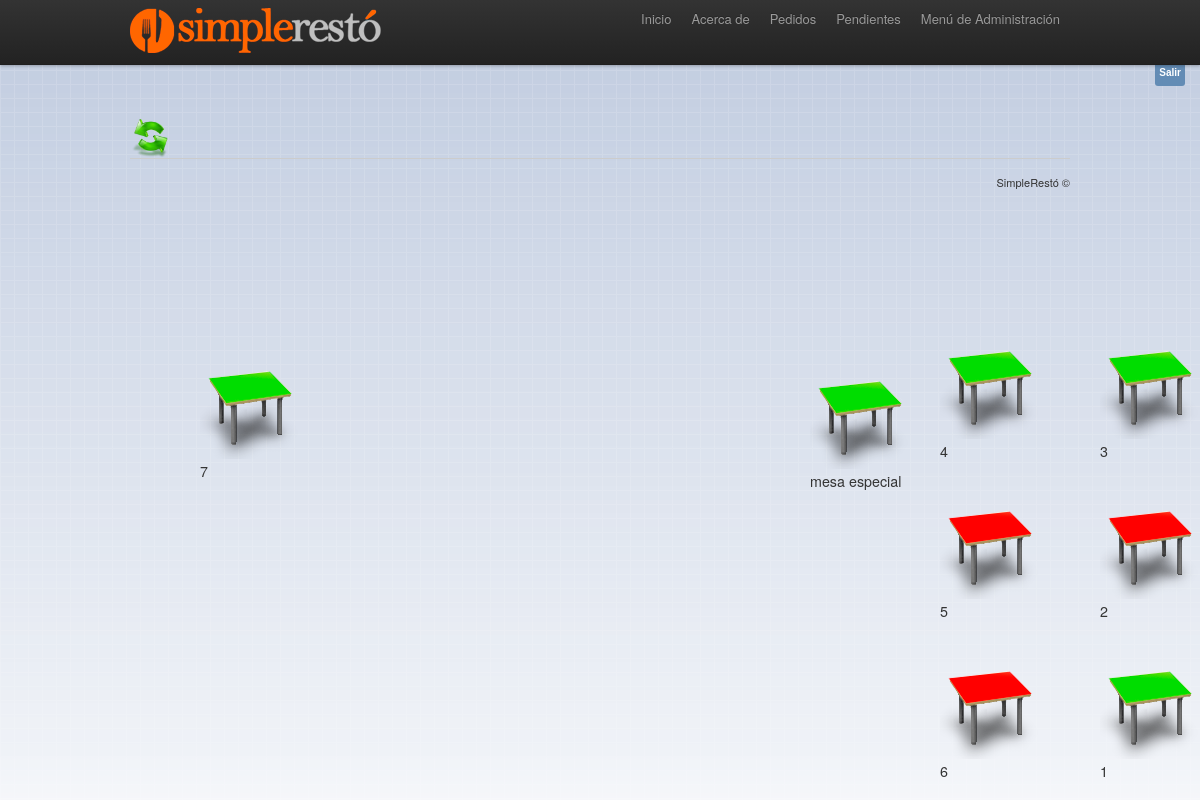
Screenshot of /index.php?controller=mesasImg (signed in) with the database file from the repository.
### tables this page shows
CREATE TABLE IF NOT EXISTS `mesas` (
  `id` tinyint(4) NOT NULL AUTO_INCREMENT,
  `nombre` varchar(255) DEFAULT NULL,
  `ubicacionH` decimal(10,0) DEFAULT NULL,
  `ubicacionV` decimal(10,0) DEFAULT NULL,
  `estado` char(1) DEFAULT NULL,
  PRIMARY KEY (`id`)
);

### controllers/defecto_controller.php (called while the page is built, shortened)
<?php
class defecto_controller {
    function render($datos, $vista) {
        require_once 'models/usuarios_model.php';
        $usuario=new usuarios();
        $usuario->validarUsuario();
        $carpeta = 'views/default/';
        require_once $carpeta . 'head.php';
        require_once $vista;
        require_once $carpeta . 'footer.php';
        return;
    }
}

### controllers/mesasImg_controller.php (called while the page is built, shortened)
<?php
require_once 'defecto_controller.php';
class mesasImg_controller extends defecto_controller{
function _listarAction() {
require_once("models/mesas_model.php");
$pro=new mesas();
$datos=$pro->SelectAll();
$this->render($datos,"views/mesasImg/listar.php");
}
}
?>

### index.php (called while the page is built, shortened)
<?php
$accionPredefinida = "_listarAction";
if(! empty($_GET['action']))
      $accion = $_GET['action'];
else
      $accion = $accionPredefinida;
$accion = '_' . preg_replace('/[^a-zA-Z0-9]/', '', $accion);
$objcontrolador= new $controlador();
$objcontrolador->inicio();
$objcontrolador->$accion();
?>

### models/mesas_model.php (called while the page is built, shortened)
<?php
class mesas
{
        public function SelectAll()
	{
		$dblink = null;
		try
		{
			$dblink = mysql_connect(DB_HOST,DB_USER,DB_PASS);
		}
		catch(Exception $ex)
		{
			echo "Could not connect to " . DB_HOST . ":" . DB_BASE . "\n";
			echo "Error: " . $ex->message;
			exit;
		}
		$query = "SELECT *, (select count(1) from pedidos where estado='N' and id_mesas=m.id) as estadoPedidos FROM mesas as m";
		$result = mysql_query($query,$dblink);
                return $result;
	}
}

### views/mesasImg/listar.php (the view)
<a href="javascript:location.reload()"><img src="img/actualizar.png" width="40" height="40"/></a>
    <?php
while($x = mysql_fetch_assoc($datos))
{
echo '
<div style=" display: scroll;
            position:fixed;
            bottom:'.$x['ubicacionV'].'px;
            right:'.$x['ubicacionH'].'px;
            "
>
<a   href="index.php?controller=mesasImg&action=_nuevoPedido&idMesas='.$x['id'].'"
    target=""/>';
if ($x['estadoPedidos']==0){
echo '<img src="img/mesa-on.png" width="100" height="100"/>';
}else{
echo '<img src="img/mesa-off.png" width="100" height="100"/>';
}
echo '</a><p>'.$x['nombre'].'</p></div>';
}

### models/usuarios_model.php (shortened to what this page needs)
<?php
class usuarios {
    private $id;
    private $usuario;
    private $pass;
    public function Validar() {
        $dblink = null;
        try {
            $dblink = mysql_connect(DB_HOST, DB_USER, DB_PASS);
        } catch (Exception $ex) {
            echo "Could not connect to " . DB_HOST . ":" . DB_BASE . "\n";
            echo "Error: " . $ex->message;
            exit;
        }
        $query = "SELECT * FROM usuarios WHERE `usuario`='{$this->getusuario()}' and `pass`='{$this->getpass()}'";
        $result = mysql_query($query, $dblink);
    }
    public function validarUsuario($rol = NULL) {
        $this->Validar();
        $idU = $this->getId();
        if (!($idU > 0)) {
            $this->imprimirLogin();
            return FALSE;
        } else {
            echo '
						<style type="text/css">
  							.botonCerrarSesion{
        						font-size:10px;
        						font-family:Verdana,Helvetica;
        						font-weight:bold;
        						color:white;
        						background:#638cb5;
        						border:0px;
        						/*width:80px;*/
        						height:19px;
								/*bottom=1px;*/
								top:60px;
								right:15px;
       								}
						</style>
						<form action="" method="post" ><input style="position:fixed;" name="cerrarSesion" type="submit" value="Salir" class="botonCerrarSesion";/></form>
						';
        }
    }
    public function setid($id = '') {
        $this->id = $id;
        return true;
    }
    public function getid() {
        return $this->id;
    }
    public function setusuario($usuario = '') {
        $this->usuario = $usuario;
        return true;
    }
    public function getusuario() {
        return $this->usuario;
    }
    public function setpass($pass = '') {
        $this->pass = $pass;
        return true;
    }
    public function getpass() {
        return $this->pass;
    }
}

### views/default/head.php (shortened to what this page needs)
<!DOCTYPE html>
<html lang="en">
<head>
<link href="font/stylesheet.css" rel="stylesheet" type="text/css">
<link href="css/bootstrap.min.css" rel="stylesheet" type="text/css">
<link href="css/bootstrap-responsive.min.css" rel="stylesheet" type="text/css">
<link href="css/styles.css" rel="stylesheet" type="text/css">
<link href="css/media-queries.css" rel="stylesheet" type="text/css">
<link href="fancybox/jquery.fancybox-1.3.4.css" rel="stylesheet" type="text/css" media="screen">
</head>
<body data-spy="scroll">
<div class="navbar navbar-fixed-top">
  <div class="navbar-inner">
      <div class="container"> <a class="brand pull-left" href="#"> <img src="img/logo.png"> </a>
      <div class="nav-collapse collapse">
        <ul id="nav-list" class="nav pull-right">
          <li><a href="#index.php"></a></li>
          <li><a href="index.php">Inicio</a></li>
          <li><a href="index.php?controller=acerca">Acerca de</a></li>
          <li><a href="index.php?controller=mesasImg">Pedidos</a></li>
          <li><a href="index.php?controller=pedidos&action=_pendientes">Pendientes</a></li>
          <li><a href="index.php?controller=menuadmin">Menú de Administración</a></li>
        </ul>
      </div>
    </div>
  </div>
</div>
<div class="container content container-fluid" id="home">

### views/default/footer.php (shortened to what this page needs)
</div>
<div class="footer container container-fluid">
  <div id="credits">SimpleRestó &copy;</div>
</div>
</body>
</html>

### css/styles.css (style rules this page uses)
body { background: url('../img/bg.png') repeat-x; background-color: #fff; }
.content { padding-top:100px; font-size: 1.1em; line-height: 1.8em; }
.content p { font-size: 1.0em; line-height: 1.8em; margin-bottom: 1.1em; }
.navbar .brand { font-weight: bold; color: black; text-shadow: 0 1px 0 rgba(255, 255, 255, .1), 0 0 30px rgba(255, 255, 255, .125); }
.footer { font-size: 0.85em; line-height: 1.5em; padding: 15px 0; border-top: 1px solid #CCC; }
#credits { float:right; }

### models/usuarios_model.php (style rules this page uses)
.botonCerrarSesion { font-size:10px; font-family:Verdana,Helvetica; font-weight:bold; color:white; background:#638cb5; border:0px; height:19px; top:60px; right:15px; }

### rows the page displays
mesas: nombre "1"
mesas: nombre "2"
mesas: nombre "3"
mesas: nombre "4"
mesas: nombre "5"
mesas: nombre "6"
mesas: nombre "7"
mesas: nombre "mesa especial"
